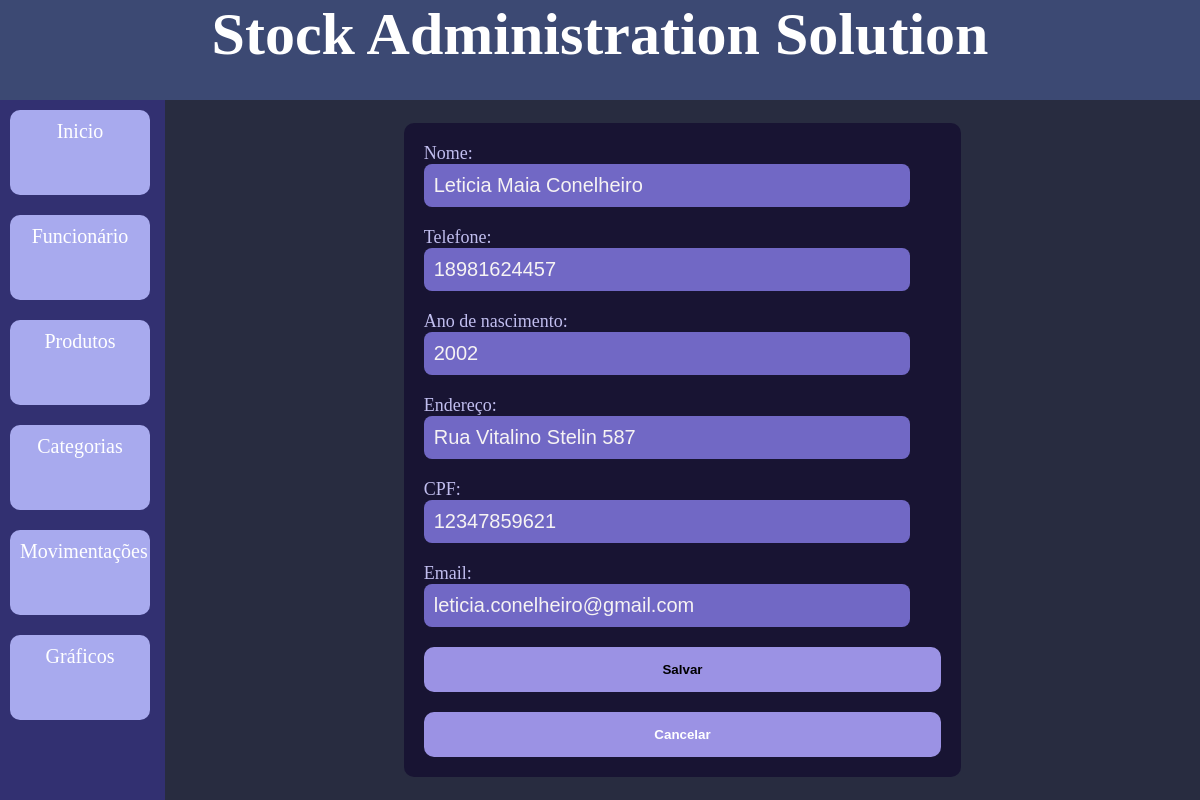
Page /editar_funcionario/1 on the committed database.
### models.py (models this page shows, shortened)
class Funcionario(Base):
    __tablename__ = 'funcionarios'
    id = Column(Integer, primary_key=True)
    nome = Column(String(40), nullable=False, index=True)
    telefone = Column(String(11), nullable=False, index=True, unique=True)
    ano_de_nascimento = Column(Integer, nullable=False, index=True)
    endereco = Column(String(40), nullable=False, index=True)
    cpf = Column(String(11), nullable=False, index=True, unique=True)
    email = Column(String(50), nullable=False, index=True, unique=True)

### app.py (the view, shortened to what this page needs)
@app.route('/editar_funcionario/<int:id>', methods=["POST", "GET"])
def editar_funcionario(id):
    funcionario_atualizado = db_sesion.execute(select(Funcionario).where(Funcionario.id == id)).scalar()
    return render_template('editar_funcionario.html', var_funcionario=funcionario_atualizado)

### templates/editar_funcionario.html
{% extends 'base.html' %}
{% block conteudo %}
<form class="form_control" action="{{ url_for('editar_funcionario', id=var_funcionario.id) }}" method="post">
    <div class="fun">
        <label>Nome: </label>
        <input type="text" name="form_nome" value="{{var_funcionario.nome}}">
    </div>
    <div class="fun">
        <label>Telefone: </label>
        <input type="text" name="form_telefone" value="{{var_funcionario.telefone}}">
    </div>
    <div class="fun">
        <label>Ano de nascimento: </label>
        <input type="number" name="form_anoNasci" value="{{var_funcionario.ano_de_nascimento}}">
    </div>
    <div class="fun">
        <label>Endereço: </label>
        <input type="text" name="form_endereco" value="{{var_funcionario.endereco}}">
    </div>
    <div class="fun">
        <label>CPF: </label>
        <input type="text" name="form_cpf" value="{{var_funcionario.cpf}}">
    </div>
    <div class="fun">
        <label>Email: </label>
        <input type="text" name="form_email" value="{{var_funcionario.email}}">
    </div>
    <button>Salvar</button>
    <button><a href="{{url_for('funcionarios')}}">Cancelar</a></button>
</form>
{% endblock conteudo %}

### static/base.css (style rules this page uses)
* { margin: 0; padding: 0; }
body, html { height: 100vh; font-family: "Berlin Sans FB"; font-size: 20px; background-color: #282c40; }
li, a { color: white; text-decoration: none; }
div { color: white; }
form { background-color: #181433; border-radius: 10px; padding: 20px; display: grid; gap: 20px; width: 50%; margin: 10px auto; }
form input, select, form textarea { background-color: #7168C5; border: none; border-radius: 8px; padding: 10px; font-size: 1rem; color: #f6f3f3; width: 90%; }
form label { font-size: 0.9rem; color: #C1BEEF; display: block; }
form button { background-color: #9B92E4; border: none; border-radius: 10px; font-weight: bold; cursor: pointer; height: 45px; transition: background 0.3s ease; }
form input::placeholder { font-size: 0.9rem; color: white; }

### rows in the picture
Funcionario: form_nome "Leticia Maia Conelheiro", form_telefone "18981624457", form_anoNasci "2002", form_endereco "Rua Vitalino Stelin 587", form_cpf "12347859621", form_email "leticia.conelheiro@gmail.com"
